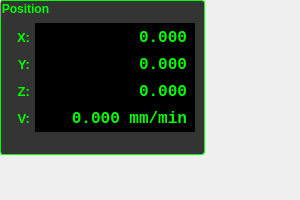
         <widget class="GCodeGraphics" name="gcode_viewer">
          <property name="sizePolicy">
           <sizepolicy hsizetype="Expanding" vsizetype="Expanding">
            <horstretch>3</horstretch>
            <verstretch>1</verstretch>
           </sizepolicy>
          </property>
          <property name="minimumSize">
           <size>
            <width>300</width>
            <height>200</height>
           </size>
          </property>
          <property name="background_color" stdset="0">
           <color alpha="150">
            <red>0</red>
            <green>0</green>
            <blue>0</blue>
           </color>
          </property>
          <widget class="QGroupBox" name="groupBox_dro">
           <property name="geometry">
            <rect>
             <x>0</x>
             <y>0</y>
             <width>205</width>
             <height>155</height>
            </rect>
           </property>
           <property name="styleSheet">
            <string notr="true">QGroupBox {
    background-color: rgba(0, 0, 0, 200);
    border: 1px solid #00ff00;
    border-radius: 3px;
    color: #00ff00;
    font-size: 9pt;
    font-weight: bold;
}</string>
           </property>
           <property name="title">
            <string>Position</string>
           </property>
           <widget class="QLabel" name="label">
            <property name="geometry">
             <rect>
              <x>10</x>
              <y>25</y>
              <width>20</width>
              <height>25</height>
             </rect>
            </property>
            <property name="font">
             <font>
              <pointsize>10</pointsize>
              <weight>75</weight>
              <bold>true</bold>
             </font>
            </property>
            <property name="styleSheet">
             <string notr="true">color: #00ff00;</string>
            </property>
            <property name="text">
             <string>X:</string>
            </property>
            <property name="alignment">
             <set>Qt::AlignRight|Qt::AlignTrailing|Qt::AlignVCenter</set>
            </property>
           </widget>
           <widget class="DROLabel" name="dro_x">
            <property name="geometry">
             <rect>
              <x>35</x>
              <y>23</y>
              <width>160</width>
              <height>28</height>
             </rect>
            </property>
            <property name="font">
             <font>
              <family>Monospace</family>
              <pointsize>12</pointsize>
              <weight>75</weight>
              <bold>true</bold>
             </font>
            </property>
            <property name="styleSheet">
             <string notr="true">background-color: #000000; color: #00ff00; padding: 3px;</string>
            </property>
            <property name="text">
             <string>0.000</string>
            </property>
            <property name="alignment">
             <set>Qt::AlignRight|Qt::AlignTrailing|Qt::AlignVCenter</set>
            </property>
           </widget>
           <widget class="QLabel" name="label_2">
            <property name="geometry">
             <rect>
              <x>10</x>
              <y>52</y>
              <width>20</width>
              <height>25</height>
             </rect>
            </property>
            <property name="font">
             <font>
              <pointsize>10</pointsize>
              <weight>75</weight>
              <bold>true</bold>
             </font>
            </property>
            <property name="styleSheet">
             <string notr="true">color: #00ff00;</string>
            </property>
            <property name="text">
             <string>Y:</string>
            </property>
            <property name="alignment">
             <set>Qt::AlignRight|Qt::AlignTrailing|Qt::AlignVCenter</set>
            </property>
           </widget>
           <widget class="DROLabel" name="dro_y">
            <property name="geometry">
             <rect>
              <x>35</x>
              <y>50</y>
              <width>160</width>
              <height>28</height>
             </rect>
            </property>
            <property name="font">
             <font>
              <family>Monospace</family>
              <pointsize>12</pointsize>
              <weight>75</weight>
              <bold>true</bold>
             </font>
            </property>
            <property name="styleSheet">
             <string notr="true">background-color: #000000; color: #00ff00; padding: 3px;</string>
            </property>
            <property name="text">
             <string>0.000</string>
            </property>
            <property name="alignment">
             <set>Qt::AlignRight|Qt::AlignTrailing|Qt::AlignVCenter</set>
            </property>
           </widget>
           <widget class="QLabel" name="label_3">
            <property name="geometry">
             <rect>
              <x>10</x>
              <y>79</y>
              <width>20</width>
              <height>25</height>
             </rect>
            </property>
            <property name="font">
             <font>
              <pointsize>10</pointsize>
              <weight>75</weight>
              <bold>true</bold>
             </font>
            </property>
            <property name="styleSheet">
             <string notr="true">color: #00ff00;</string>
            </property>
            <property name="text">
             <string>Z:</string>
            </property>
            <property name="alignment">
             <set>Qt::AlignRight|Qt::AlignTrailing|Qt::AlignVCenter</set>
            </property>
           </widget>
           <widget class="DROLabel" name="dro_z">
            <property name="geometry">
             <rect>
              <x>35</x>
              <y>77</y>
              <width>160</width>
              <height>28</height>
             </rect>
            </property>
            <property name="font">
             <font>
              <family>Monospace</family>
              <pointsize>12</pointsize>
              <weight>75</weight>
              <bold>true</bold>
             </font>
            </property>
            <property name="styleSheet">
             <string notr="true">background-color: #000000; color: #00ff00; padding: 3px;</string>
            </property>
            <property name="text">
             <string>0.000</string>
            </property>
            <property name="alignment">
             <set>Qt::AlignRight|Qt::AlignTrailing|Qt::AlignVCenter</set>
            </property>
           </widget>
           <widget class="QLabel" name="label_vel">
            <property name="geometry">
             <rect>
              <x>10</x>
              <y>106</y>
              <width>20</width>
              <height>25</height>
             </rect>
            </property>
            <property name="font">
             <font>
              <pointsize>10</pointsize>
              <weight>75</weight>
              <bold>true</bold>
             </font>
            </property>
            <property name="styleSheet">
             <string notr="true">color: #00ff00;</string>
            </property>
            <property name="text">
             <string>V:</string>
            </property>
            <property name="alignment">
             <set>Qt::AlignRight|Qt::AlignTrailing|Qt::AlignVCenter</set>
            </property>
           </widget>
           <widget class="QLabel" name="dro_velocity">
            <property name="geometry">
             <rect>
              <x>35</x>
              <y>104</y>
              <width>160</width>
              <height>28</height>
             </rect>
            </property>
            <property name="font">
             <font>
              <family>Monospace</family>
              <pointsize>12</pointsize>
              <weight>75</weight>
              <bold>true</bold>
             </font>
            </property>
            <property name="styleSheet">
             <string notr="true">background-color: #000000; color: #00ff00; padding: 3px;</string>
            </property>
            <property name="text">
             <string>0.000 mm/min</string>
            </property>
            <property name="alignment">
             <set>Qt::AlignRight|Qt::AlignTrailing|Qt::AlignVCenter</set>
            </property>
           </widget>
          </widget>
         </widget>
